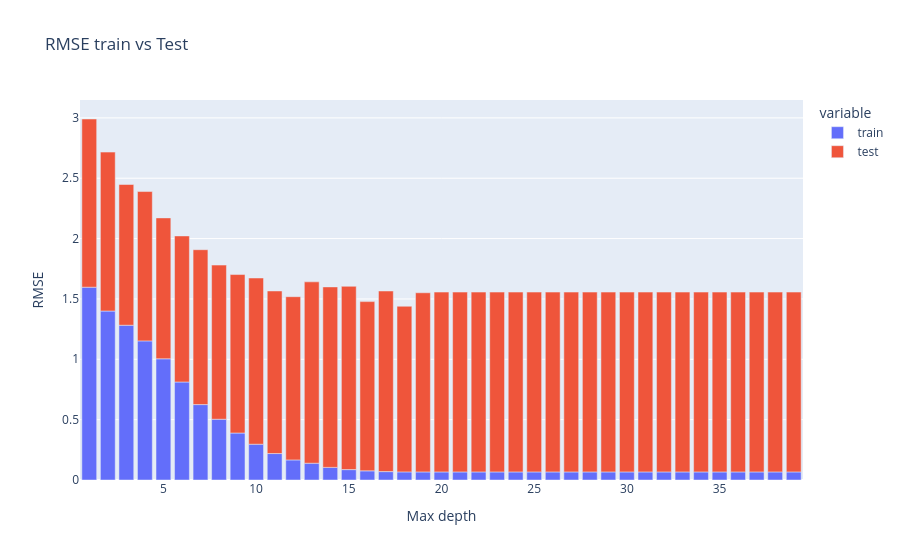

This figure's notebook cell:
### Code cell
fig = px.bar(result_df,x="x",y=["train","test"], title = "RMSE train vs Test",labels={"x":"Max depth","value" : "RMSE"})
fig.update_layout(hovermode = "x unified")

### Figure 1 — Plotly figure (JSON) as saved in the notebook; plotly's stock layout.template omitted (floating-point values rounded to 4 significant figures)
{"data": [{"hovertemplate": "variable=train<br>Max depth=%{x}<br>RMSE=%{y}<extra></extra>", "legendgroup": "train", "marker": {"color": "#636efa", "pattern": {"shape": ""}}, "name": "train", "orientation": "v", "showlegend": true, "textposition": "auto", "type": "bar", "x": [1, 2, 3, 4, 5, 6, 7, 8, 9, 10, 11, 12, 13, 14, 15, 16, 17, 18, 19, 20, 21, 22, 23, 24, 25, 26, 27, 28, 29, 30, 31, 32, 33, 34, 35, 36, 37, 38, 39], "xaxis": "x", "y": [1.597, 1.4, 1.282, 1.152, 1.004, 0.8119, 0.6248, 0.5036, 0.3892, 0.2965, 0.219, 0.1664, 0.1391, 0.1045, 0.08601, 0.07571, 0.06952, 0.06724, 0.06697, 0.06693, 0.06693, 0.06693, 0.06693, 0.06693, 0.06693, 0.06693, 0.06693, 0.06693, 0.06693, 0.06693, 0.06693, 0.06693, 0.06693, 0.06693, 0.06693, 0.06693, 0.06693, 0.06693, 0.06693], "yaxis": "y"}, {"hovertemplate": "variable=test<br>Max depth=%{x}<br>RMSE=%{y}<extra></extra>", "legendgroup": "test", "marker": {"color": "#EF553B", "pattern": {"shape": ""}}, "name": "test", "orientation": "v", "showlegend": true, "textposition": "auto", "type": "bar", "x": [1, 2, 3, 4, 5, 6, 7, 8, 9, 10, 11, 12, 13, 14, 15, 16, 17, 18, 19, 20, 21, 22, 23, 24, 25, 26, 27, 28, 29, 30, 31, 32, 33, 34, 35, 36, 37, 38, 39], "xaxis": "x", "y": [1.393, 1.317, 1.166, 1.237, 1.167, 1.21, 1.283, 1.277, 1.313, 1.377, 1.347, 1.352, 1.502, 1.495, 1.519, 1.402, 1.496, 1.372, 1.484, 1.49, 1.49, 1.49, 1.49, 1.49, 1.49, 1.49, 1.49, 1.49, 1.49, 1.49, 1.49, 1.49, 1.49, 1.49, 1.49, 1.49, 1.49, 1.49, 1.49], "yaxis": "y"}], "layout": {"barmode": "relative", "hovermode": "x unified", "legend": {"title": {"text": "variable"}, "tracegroupgap": 0}, "title": {"text": "RMSE train vs Test"}, "xaxis": {"anchor": "y", "domain": [0, 1], "title": {"text": "Max depth"}}, "yaxis": {"anchor": "x", "domain": [0, 1], "title": {"text": "RMSE"}}}}
